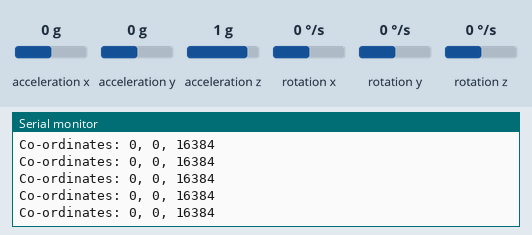
A sketch run on a simulated Arduino Uno, built with avr-gcc and run on an emulated ATmega328P. Parts: the last lines printed to the serial monitor. The inputs (shaded band) are chosen by the test bench; at power-on: acceleration x 0 g, acceleration y 0 g, acceleration z 1 g, rotation x 0 °/s, rotation y 0 °/s, rotation z 0 °/s.

Above: at 1.2 s.
1.3 s: acceleration x set to -1.4 g
At 1.34 s:
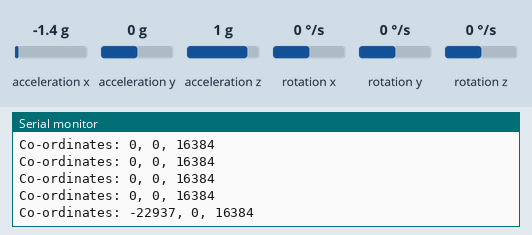
2.8 s: acceleration y set to -1.4 g
At 2.88 s:
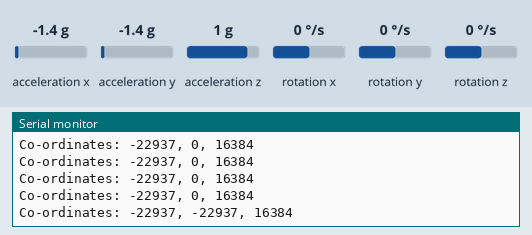
4.3 s: acceleration z set to 0 g
At 4.32 s:
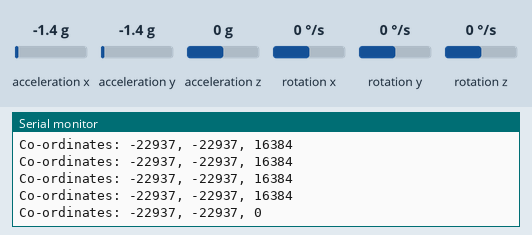
7.3 s: acceleration z set to -1.4 g
At 7.3 s:
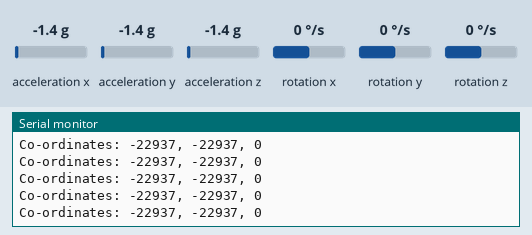
Timing chart, 0 to 10.3 s (numbered marks = the images above; inputs shaded):
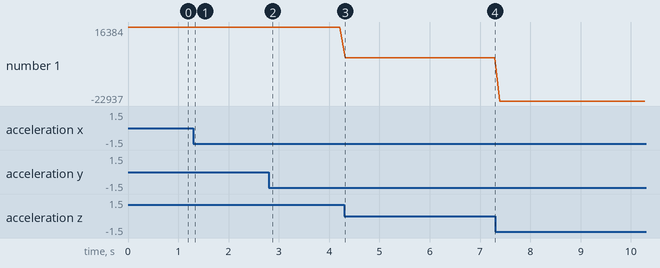

The sketch:

m1.ino
```cpp
#include <Wire.h>
#include <MPU6050.h>

MPU6050 mpu;

void setup() {
  Serial.begin(9600);
  Wire.begin();
  mpu.initialize();
}

void loop() {
  int16_t ax, ay, az;
  mpu.getAcceleration(&ax, &ay, &az);
  Serial.print("Co-ordinates: ");
  Serial.print(ax);
  Serial.print(", ");
  Serial.print(ay);
  Serial.print(", ");
  Serial.println(az);
  delay(100);
}
```

Measured:
- after the input at 1.3 s, the serial monitor: prints a new line at once (image 1)
- after the input at 2.8 s, the serial monitor: prints a new line after 0.07 s (image 2)
- after the input at 4.3 s, the serial monitor: prints a new line at once (image 3)
